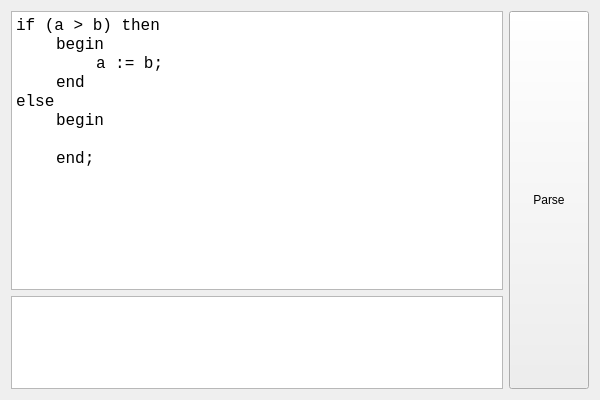
<?xml version="1.0" encoding="UTF-8"?>
<ui version="4.0">
 <class>Lab5_GUIClass</class>
 <widget class="QWidget" name="Lab5_GUIClass">
  <property name="geometry">
   <rect>
    <x>0</x>
    <y>0</y>
    <width>600</width>
    <height>400</height>
   </rect>
  </property>
  <property name="windowTitle">
   <string>Lab5_GUI</string>
  </property>
  <layout class="QHBoxLayout" name="horizontalLayout">
   <item>
    <layout class="QVBoxLayout" name="verticalLayout" stretch="3,1">
     <item>
      <widget class="QTextBrowser" name="code">
       <property name="font">
        <font>
         <family>Consolas</family>
         <pointsize>12</pointsize>
        </font>
       </property>
       <property name="readOnly">
        <bool>false</bool>
       </property>
       <property name="html">
        <string>&lt;!DOCTYPE HTML PUBLIC &quot;-//W3C//DTD HTML 4.0//EN&quot; &quot;http://www.w3.org/TR/REC-html40/strict.dtd&quot;&gt;
&lt;html&gt;&lt;head&gt;&lt;meta name=&quot;qrichtext&quot; content=&quot;1&quot; /&gt;&lt;style type=&quot;text/css&quot;&gt;
p, li { white-space: pre-wrap; }
&lt;/style&gt;&lt;/head&gt;&lt;body style=&quot; font-family:'Consolas'; font-size:12pt; font-weight:400; font-style:normal;&quot;&gt;
&lt;p style=&quot; margin-top:0px; margin-bottom:0px; margin-left:0px; margin-right:0px; -qt-block-indent:0; text-indent:0px;&quot;&gt;if (a &amp;gt; b) then &lt;/p&gt;
&lt;p style=&quot; margin-top:0px; margin-bottom:0px; margin-left:0px; margin-right:0px; -qt-block-indent:0; text-indent:0px;&quot;&gt;	begin&lt;/p&gt;
&lt;p style=&quot; margin-top:0px; margin-bottom:0px; margin-left:0px; margin-right:0px; -qt-block-indent:0; text-indent:0px;&quot;&gt;		a := b;&lt;/p&gt;
&lt;p style=&quot; margin-top:0px; margin-bottom:0px; margin-left:0px; margin-right:0px; -qt-block-indent:0; text-indent:0px;&quot;&gt;	end&lt;/p&gt;
&lt;p style=&quot; margin-top:0px; margin-bottom:0px; margin-left:0px; margin-right:0px; -qt-block-indent:0; text-indent:0px;&quot;&gt;else&lt;/p&gt;
&lt;p style=&quot; margin-top:0px; margin-bottom:0px; margin-left:0px; margin-right:0px; -qt-block-indent:0; text-indent:0px;&quot;&gt;	begin&lt;/p&gt;
&lt;p style=&quot; margin-top:0px; margin-bottom:0px; margin-left:0px; margin-right:0px; -qt-block-indent:0; text-indent:0px;&quot;&gt;		&lt;/p&gt;
&lt;p style=&quot; margin-top:0px; margin-bottom:0px; margin-left:0px; margin-right:0px; -qt-block-indent:0; text-indent:0px;&quot;&gt;	end;&lt;/p&gt;&lt;/body&gt;&lt;/html&gt;</string>
       </property>
       <property name="tabStopWidth">
        <number>40</number>
       </property>
      </widget>
     </item>
     <item>
      <widget class="QTextBrowser" name="result">
       <property name="font">
        <font>
         <family>Consolas</family>
         <pointsize>12</pointsize>
        </font>
       </property>
       <property name="readOnly">
        <bool>false</bool>
       </property>
       <property name="html">
        <string>&lt;!DOCTYPE HTML PUBLIC &quot;-//W3C//DTD HTML 4.0//EN&quot; &quot;http://www.w3.org/TR/REC-html40/strict.dtd&quot;&gt;
&lt;html&gt;&lt;head&gt;&lt;meta name=&quot;qrichtext&quot; content=&quot;1&quot; /&gt;&lt;style type=&quot;text/css&quot;&gt;
p, li { white-space: pre-wrap; }
&lt;/style&gt;&lt;/head&gt;&lt;body style=&quot; font-family:'Consolas'; font-size:12pt; font-weight:400; font-style:normal;&quot;&gt;
&lt;p style=&quot;-qt-paragraph-type:empty; margin-top:0px; margin-bottom:0px; margin-left:0px; margin-right:0px; -qt-block-indent:0; text-indent:0px;&quot;&gt;&lt;br /&gt;&lt;/p&gt;&lt;/body&gt;&lt;/html&gt;</string>
       </property>
       <property name="tabStopWidth">
        <number>40</number>
       </property>
      </widget>
     </item>
    </layout>
   </item>
   <item>
    <widget class="QPushButton" name="parse">
     <property name="sizePolicy">
      <sizepolicy hsizetype="Minimum" vsizetype="Minimum">
       <horstretch>0</horstretch>
       <verstretch>0</verstretch>
      </sizepolicy>
     </property>
     <property name="text">
      <string>Parse</string>
     </property>
    </widget>
   </item>
  </layout>
 </widget>
 <layoutdefault spacing="6" margin="11"/>
 <resources>
  <include location="Lab5_GUI.qrc"/>
 </resources>
 <connections/>
</ui>
